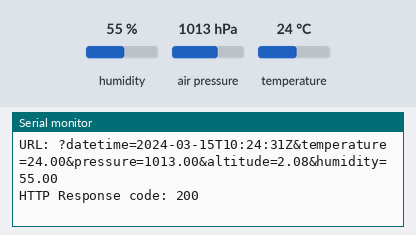
Bench run of a sketch on a simulated ESP8266 (NodeMCU). Parts: the last lines printed to the serial monitor. Inputs (shaded band) come from the test bench; at power-on: humidity 55 %, air pressure 1013 hPa, temperature 24 °C. WiFi joins after 1.5 s; servers stay silent unless stated; network time is answered at once with the bench clock; uploads are accepted with an empty reply; the local clock reads 2024-03-15 10:24:30 at power-on unless the sketch sets it; storage starts empty.

Above: at 2.7 s.
2.8 s: humidity set to 22 %
At 2.94 s:
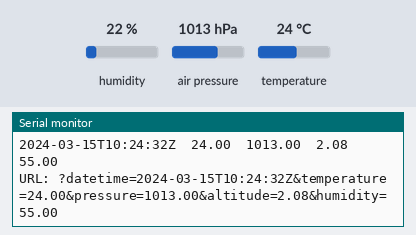
4.3 s: air pressure set to 952 hPa
At 4.3 s:
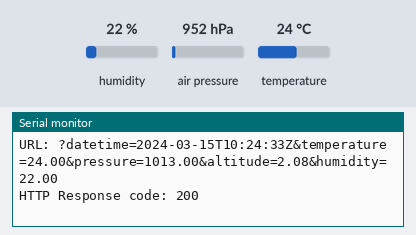
5.8 s: temperature set to 12 °C
At 7.4 s:
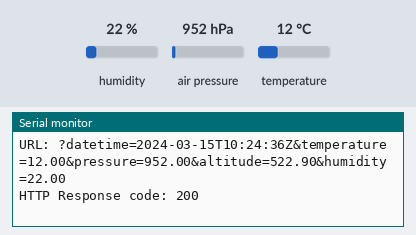

Measured:
- after the input at 5.8 s, the serial monitor: prints a new line after 0.61 s (image 3)

The sketch:

main.ino
```cpp
#include <ESP8266WiFi.h>
// NTP Client
#include <WiFiUdp.h>
#include <NTPClient.h>
// SD card
#include <SPI.h>
#include <SD.h>
// BME200
#include <Adafruit_BME280.h>
#include <Adafruit_Sensor.h>
#define SEALEVELPRESSURE_HPA (1013.25)  // Задаем высоту
// HTTP
#include <ESP8266HTTPClient.h>

#include "constants.h"
#include "my_functions.h"

const long utcOffsetInSeconds = 3600;

// Define NTP Client to get time
WiFiUDP ntpUDP;
NTPClient ntpClient(ntpUDP, "pool.ntp.org", utcOffsetInSeconds);

// SD card
File root;
bool sd_card_is_ready = false;

// BME200
Adafruit_BME280 bme;

struct bme_data {
  float temperature;
  float pressure;
  float altitude;
  float humidity;
};

File bme_data_file;
File myFile;

void setup(){
  Serial.begin(115200);
  Serial.println("");

  // WiFi
  {
    WiFi.begin(device_config::wifi::ssid, device_config::wifi::password);

    Serial.print("Connecting to WiFi \"");
    Serial.print(device_config::wifi::ssid);
    Serial.print("\" ");
    while (WiFi.status() != WL_CONNECTED) {
      delay(500);
      Serial.print(".");
    }
    Serial.println("connected.");
    Serial.print("IP address: ");
    Serial.println(WiFi.localIP());
  }

  // NTP Client
  ntpClient.begin();
  ntpClient.update();

  // SD card
  Serial.print("Initializing SD card...");
  sd_card_is_ready = SD.begin(D8);
  Serial.println(sd_card_is_ready ? "done." : "failed!");

  if (sd_card_is_ready) {
    root = SD.open("/");
  }

  // BME200
  Serial.print("Initializing BME200 sensor...");
  Serial.println(bme.begin(0x76) ? "done." : "Could not find a valid BME280 sensor!");

  //
  Serial.println(ntp_helper::getFormattedDate(ntpClient));
  Serial.println("Write data interval: " + String(device_config::write_data_interval));
}

void loop() {
  String date_time_string(ntp_helper::getFormattedDate(ntpClient));
  bme_data data = read_bme_data();

  Serial.print(date_time_string + "\t");
  Serial.printf("%.2f\t%.2f\t%.2f\t%.2f",
    data.temperature, data.pressure, data.altitude, data.humidity
  );
  Serial.println();

  send_data(date_time_string, data);

  delay(device_config::write_data_interval);
}

bme_data read_bme_data() {
  return bme_data{
    bme.readTemperature(),
    bme.readPressure() / 100.0F,
    bme.readAltitude(SEALEVELPRESSURE_HPA),
    bme.readHumidity()
  };
}

void write_bme_data(const String& date_time_string, const bme_data& data) {
  bme_data_file = SD.open(device_config::file_name, FILE_WRITE);
  if (bme_data_file) {
    Serial.print("Writing to file...");

    bme_data_file.print(date_time_string);
    bme_data_file.print("\t");
    bme_data_file.printf("%.2f\t%.2f\t%.2f\t%.2f", data.temperature, data.pressure, data.altitude, data.humidity);
    bme_data_file.println();
    bme_data_file.close();

    Serial.println("done.");
  } else {
    Serial.println("error opening file");
  }
}

// Send data to server or write to file
void send_data(const String& date_time_string, const bme_data& data) {
  if (WiFi.status() == WL_CONNECTED) {
    WiFiClient client;
    HTTPClient http;

    String url = String(device_config::server_name)
      + "?" + "datetime=" + String(date_time_string)
      + "&" + "temperature=" + String(data.temperature, 2)
      + "&" + "pressure=" + String(data.pressure, 2)
      + "&" + "altitude=" + String(data.altitude, 2)
      + "&" + "humidity=" + String(data.humidity, 2);
    Serial.println("URL: " + url);

    http.begin(client, url.c_str());
    int httpResponseCode = http.GET();

    if (httpResponseCode > 0) {
      Serial.print("HTTP Response code: ");
      Serial.println(httpResponseCode);
      String payload = http.getString();
      Serial.println(payload);
    }
    else {
      Serial.print("Error code: ");
      Serial.println(httpResponseCode);
    }

    http.end();
  }
  else if (sd_card_is_ready) {
    write_bme_data(date_time_string, data);
  }
}
```

constants.h
```cpp
#ifndef CONSTANTS_H
#define CONSTANTS_H

namespace device_config {
  namespace wifi {
    const char* ssid = "";
    const char* password = "";
  }

  const char* server_name = "";

  const char* file_name = "bme_data.txt";

  // интервал опроса BME200 и записи данных (мс)
  const unsigned int write_data_interval = 1 * 1000;
}

#endif // CONSTANTS_H
```

my_functions.h
```cpp
#ifndef MY_FUNCTIONS_H
#define MY_FUNCTIONS_H

namespace ntp_helper {
  /**
  * https://github.com/taranais/NTPClient/blob/master/NTPClient.cpp
  *
  * @return secs argument (or 0 for current date) formatted to ISO 8601
  * like `2004-02-12T15:19:21+00:00`
  */
  #define LEAP_YEAR(Y)     ( (Y>0) && !(Y%4) && ( (Y%100) || !(Y%400) ) )
  String getFormattedDate(const NTPClient& ntp_client) {
    unsigned long secs = 0;
    unsigned long rawTime = (secs ? secs : ntp_client.getEpochTime()) / 86400L;  // in days
    unsigned long days = 0, year = 1970;
    uint8_t month;
    static const uint8_t monthDays[]={31,28,31,30,31,30,31,31,30,31,30,31};

    while((days += (LEAP_YEAR(year) ? 366 : 365)) <= rawTime)
      year++;
    rawTime -= days - (LEAP_YEAR(year) ? 366 : 365); // now it is days in this year, starting at 0
    days=0;
    for (month=0; month<12; month++) {
      uint8_t monthLength;
      if (month==1) { // february
        monthLength = LEAP_YEAR(year) ? 29 : 28;
      } else {
        monthLength = monthDays[month];
      }
      if (rawTime < monthLength) break;
      rawTime -= monthLength;
    }
    String monthStr = ++month < 10 ? "0" + String(month) : String(month); // jan is month 1
    String dayStr = ++rawTime < 10 ? "0" + String(rawTime) : String(rawTime); // day of month
    return String(year) + "-" + monthStr + "-" + dayStr + "T" + ntp_client.getFormattedTime() + "Z";
  }
} // ntp_helper

#endif // MY_FUNCTIONS_H
```
